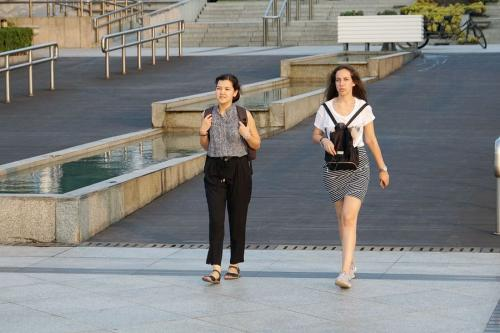
#> input picture P1-test02/images/peopleMore01.jpg, 500 x 333 px
$ python Person.py
#> lines starting #> are read from the running program, lines starting #| are printed output that depends on the picture; after the words box and inside, x2 and y2 are one past the last pixel; in counts of white or black regions, pixels touching at a corner belong together
# @Description: Person.py
# @Author: 孤烟逐云zjy
# @Date: 2020/4/23 15:27
# @SoftWare: PyCharm
# @CSDN: https://blog.csdn.net/zjy123078_zjy
# @博客园: https://www.cnblogs.com/guyan-2020/

import cv2 as cv
import numpy as np


def is_inside(o, i):
    ox, oy, ow, oh = o
    ix, iy, iw, ih = i
    return ox > ix and oy > iy and ox + ow < ix + iw and oy + oh < iy+ ih


def draw_person(image, person):
    x, y, w, h = person
    cv.rectangle(image, (x, y), (x + w, y + h), (255, 0, 255), 2)


img = cv.imread("./images/peopleMore01.jpg")
#> img is the input picture: shape (333, 500, 3); mean B, G, R 127.1, 129.5, 129.8
hog = cv.HOGDescriptor()
hog.setSVMDetector(cv.HOGDescriptor_getDefaultPeopleDetector())

found, w = hog.detectMultiScale(img)
#> found = [[168, 68, 119, 239], [280, 35, 137, 272]]; w = [2.72, 2.14]

found_filtered = []
for ri, r in enumerate(found):
    for qi, q, in enumerate(found):
        if ri != qi and is_inside(r, q):
            break
        else:
            found_filtered.append(r)
    for person in found_filtered:
        draw_person(img, person)
#> this loop made 2 passes
#> ri on passes 1 to 2: 0, 1
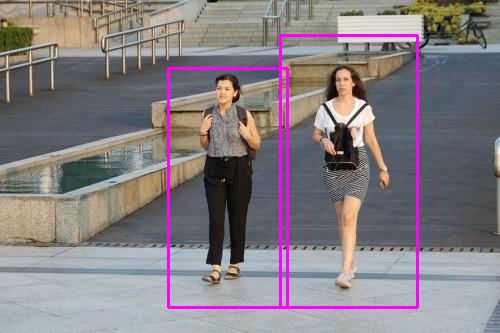
#> img: shape (333, 500, 3); 2.74% of pixels changed, all inside (x1, y1, x2, y2) = (167, 34, 419, 309)
#> after the loop, found_filtered = [[168, 68, 119, 239], [168, 68, 119, 239], [280, 35, 137, 272], [280, 35, 137, 272]]

cv.imshow("people detection", img)
cv.waitKey(0)
cv.destroyAllWindows()
